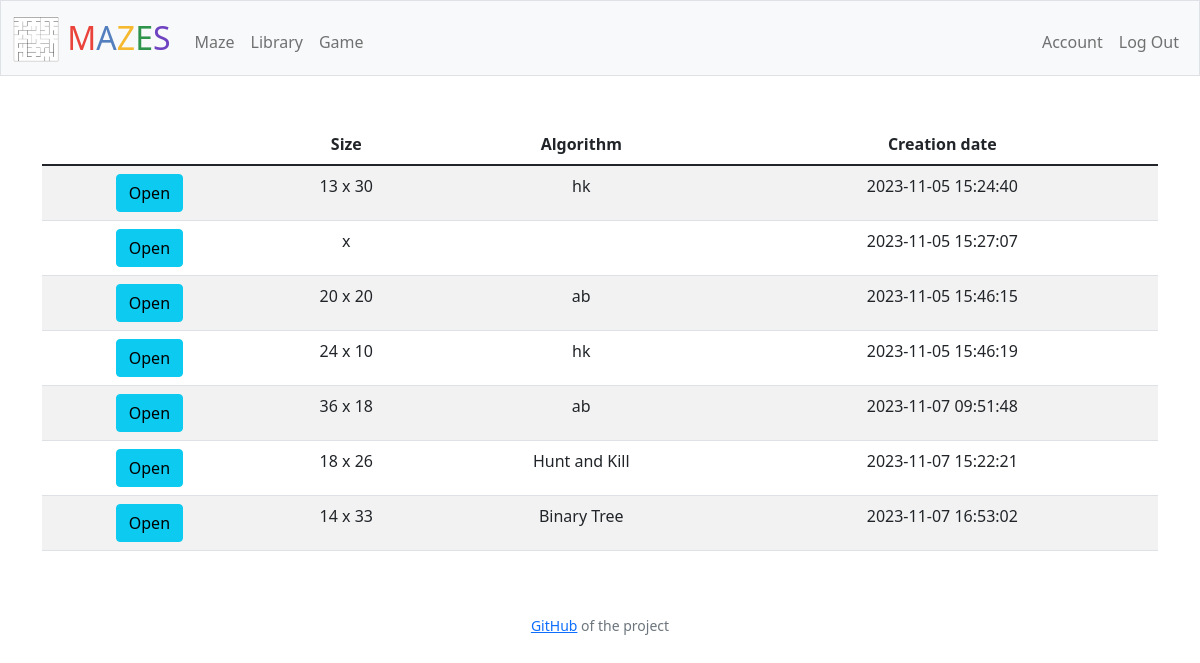
Page /library (signed in) on the committed database.
### tables this page shows
CREATE TABLE mazes (
	id INTEGER PRIMARY KEY AUTOINCREMENT,
	user_id INTEGER NOT NULL,
	maze_data TEXT NOT NULL,
	creation_date TIMESTAMP NOT NULL DEFAULT CURRENT_TIMESTAMP,
	columns INTEGER NOT NULL,
	lines INTEGER NOT NULL,
	algorithm TEXT NOT NULL,
	FOREIGN KEY (user_id) REFERENCES users(id)
);

### app.py (the view)
@app.route("/library", methods=["GET", "POST"])
@login_required
def library():
    library = db.execute("SELECT * FROM mazes WHERE user_id = ?", session["user_id"])
    return render_template("library.html", library=library)

### app.py (called while the page is built)
@app.after_request
def after_request(response):
    response.headers["Cache-Control"] = "no-cache, no-store, must-revalidate"
    response.headers["Expires"] = 0
    response.headers["Pragma"] = "no-cache"
    return response

### helpers.py (called while the page is built)
def login_required(f):
    @wraps(f)
    def decorated_function(*args, **kwargs):
        if session.get("user_id") is None:
            return redirect("/login")
        return f(*args, **kwargs)
    return decorated_function

### templates/library.html (shortened to what this page needs)
{% extends "layout.html" %}
{% block main %}
<table class="table table-striped table-hover">
    <thead>
        <tr>
            <th class="text-start"> </th>
            <th class="text-center">Size</th>
            <th class="text-center">Algorithm</th>
            <th class="text-center">Creation date</th>
        </tr>
    </thead>
    <tbody>
        {% for item in library %}
        <tr>
            <td class="text-center">
                <form method="POST" action="/open_maze">
                    <button type="submit" class="btn btn-info" id="btn{{ item.id }}">Open</button>
                </form>
            </td>
            <td class="text-center">{{ item.columns }} x {{ item.lines }}</td>
            <td class="text-center">{{ item.algorithm }}</td>
            <td class="text-center">{{ item.creation_date }}</td>
        </tr>
        {% endfor %}
    </tbody>
</table>
{% endblock %}

### rows in the picture
mazes: columns "13", lines "30", algorithm "hk", creation_date "2023-11-05 15:24:40"
mazes: creation_date "2023-11-05 15:27:07"
mazes: columns "20", lines "20", algorithm "ab", creation_date "2023-11-05 15:46:15"
mazes: columns "24", lines "10", algorithm "hk", creation_date "2023-11-05 15:46:19"
mazes: columns "36", lines "18", algorithm "ab", creation_date "2023-11-07 09:51:48"
mazes: columns "18", lines "26", algorithm "Hunt and Kill", creation_date "2023-11-07 15:22:21"
mazes: columns "14", lines "33", algorithm "Binary Tree", creation_date "2023-11-07 16:53:02"
